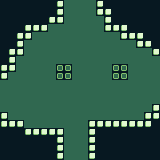

Rendered tile map (Tiled .tmx) drawn with the repository's tilesets; below, a short description and the full map source, tile grids included:
An orthogonal 20x20 tile map with 8x8 px tiles, 2 tile layers (Tile Layer 1, Tile Layer 2).

<map version="1.2" tiledversion="1.3.2" orientation="orthogonal" renderorder="right-down" compressionlevel="0" width="20" height="20" tilewidth="8" tileheight="8" infinite="0" nextlayerid="3" nextobjectid="1">
 <tileset firstgid="1" source="re-pear_tiled.tsx" />
 <layer id="1" name="Tile Layer 1" width="20" height="20">
  <data encoding="csv">
0,0,0,0,0,0,0,0,0,0,0,0,0,0,0,0,0,0,0,0,
0,0,0,0,0,0,0,0,0,0,0,0,0,0,0,0,0,0,0,0,
0,0,0,0,0,0,0,0,0,0,0,0,0,0,0,0,0,0,0,0,
0,0,0,0,0,0,0,0,0,0,0,0,0,0,0,0,0,0,0,0,
0,0,0,0,0,0,0,0,0,0,0,0,0,0,0,0,0,0,0,0,
0,0,0,0,0,0,0,0,0,0,0,0,0,0,0,0,0,0,0,0,
0,0,0,0,0,0,0,0,0,0,0,0,0,0,0,0,0,0,0,0,
0,0,0,0,0,0,0,0,0,0,0,0,0,0,0,0,0,0,0,0,
0,0,0,0,0,0,0,0,0,0,0,0,0,0,0,0,0,0,0,0,
0,0,0,0,0,0,0,0,0,0,0,0,0,0,0,0,0,0,0,0,
0,0,0,0,0,0,0,0,0,0,0,0,0,0,0,0,0,0,0,0,
0,0,0,0,0,0,0,0,0,0,0,0,0,0,0,0,0,0,0,0,
0,0,0,0,0,0,0,0,0,0,0,0,0,0,0,0,0,0,0,0,
0,0,0,0,0,0,0,0,0,0,0,0,0,0,0,0,0,0,0,0,
0,0,0,0,0,0,0,0,0,0,0,0,0,0,0,0,0,0,0,0,
0,0,0,0,0,0,0,0,0,0,0,0,0,0,0,0,0,0,0,0,
0,0,0,0,0,0,0,0,0,0,0,0,0,0,0,0,0,0,0,0,
0,0,0,0,0,0,0,0,0,0,0,0,0,0,0,0,0,0,0,0,
0,0,0,0,0,0,0,0,0,0,0,0,0,0,0,0,0,0,0,0,
0,0,0,0,0,0,0,0,0,0,0,0,0,0,0,0,0,0,0,0
</data>
 </layer>
 <layer id="2" name="Tile Layer 2" width="20" height="20">
  <data encoding="csv">
29,29,29,29,29,29,29,21,22,22,22,22,21,29,29,29,29,29,29,29,
29,29,29,29,29,29,29,21,22,22,22,22,21,21,29,29,29,29,29,29,
29,29,29,29,29,29,21,21,22,22,22,22,22,21,29,29,29,29,29,29,
29,29,29,21,21,21,22,22,22,22,22,22,22,21,21,21,29,29,29,29,
29,29,21,21,22,22,22,22,22,22,22,22,22,22,22,21,21,21,29,29,
29,29,21,22,22,22,22,22,22,22,22,22,22,22,22,22,22,21,21,29,
29,21,21,22,22,22,22,22,22,22,22,22,22,22,22,22,22,22,22,21,
29,21,22,22,22,22,22,22,22,22,22,22,22,22,22,22,22,22,22,22,
21,21,22,22,22,22,22,30,30,22,22,22,22,22,30,30,22,22,22,22,
21,22,22,22,22,22,22,30,30,22,22,22,22,22,30,30,22,22,22,22,
22,22,22,22,22,22,22,22,22,22,22,22,22,22,22,22,22,22,22,22,
22,22,22,22,22,22,22,22,22,22,22,22,22,22,22,22,22,22,22,22,
22,22,22,22,22,22,22,22,22,22,22,22,22,22,22,22,22,22,22,22,
22,22,22,22,22,22,22,22,22,22,22,22,22,22,22,22,22,22,22,21,
21,22,22,22,22,22,22,22,22,22,22,22,22,22,22,22,22,22,21,21,
21,21,21,22,22,22,22,22,22,22,22,21,21,21,21,21,21,21,21,29,
29,29,29,21,21,21,21,21,22,22,22,21,29,29,29,29,29,29,29,29,
29,29,29,29,29,29,29,21,22,22,22,21,29,29,29,29,29,29,29,29,
29,29,29,29,29,29,29,21,22,22,22,21,29,29,29,29,29,29,29,29,
29,29,29,29,29,29,29,21,22,22,22,21,29,29,29,29,29,29,29,29
</data>
 </layer>
</map>
